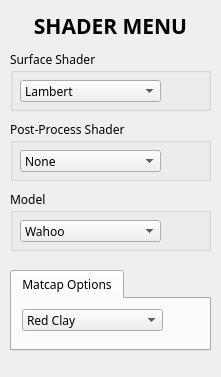
<?xml version="1.0" encoding="UTF-8"?>
<ui version="4.0">
 <class>ShaderControls</class>
 <widget class="QWidget" name="ShaderControls">
  <property name="geometry">
   <rect>
    <x>0</x>
    <y>0</y>
    <width>221</width>
    <height>377</height>
   </rect>
  </property>
  <property name="windowTitle">
   <string>Menu</string>
  </property>
  <property name="autoFillBackground">
   <bool>false</bool>
  </property>
  <widget class="QGroupBox" name="groupBox_2">
   <property name="geometry">
    <rect>
     <x>10</x>
     <y>120</y>
     <width>201</width>
     <height>61</height>
    </rect>
   </property>
   <property name="font">
    <font>
     <family>Gadugi</family>
    </font>
   </property>
   <property name="title">
    <string>Post-Process Shader</string>
   </property>
   <widget class="QComboBox" name="postprocessShaderComboBox">
    <property name="geometry">
     <rect>
      <x>10</x>
      <y>30</y>
      <width>141</width>
      <height>22</height>
     </rect>
    </property>
    <property name="font">
     <font>
      <family>Gadugi</family>
     </font>
    </property>
    <item>
     <property name="text">
      <string>None</string>
     </property>
    </item>
    <item>
     <property name="text">
      <string>Greyscale</string>
     </property>
    </item>
    <item>
     <property name="text">
      <string>Gaussian Blur</string>
     </property>
    </item>
    <item>
     <property name="text">
      <string>Sobel</string>
     </property>
    </item>
    <item>
     <property name="text">
      <string>Bloom</string>
     </property>
    </item>
    <item>
     <property name="text">
      <string>Worley Noise</string>
     </property>
    </item>
   </widget>
  </widget>
  <widget class="QLabel" name="label">
   <property name="geometry">
    <rect>
     <x>10</x>
     <y>10</y>
     <width>201</width>
     <height>31</height>
    </rect>
   </property>
   <property name="font">
    <font>
     <family>Gadugi</family>
     <pointsize>16</pointsize>
     <bold>true</bold>
    </font>
   </property>
   <property name="text">
    <string>SHADER MENU</string>
   </property>
   <property name="alignment">
    <set>Qt::AlignmentFlag::AlignCenter</set>
   </property>
  </widget>
  <widget class="QGroupBox" name="groupBox">
   <property name="geometry">
    <rect>
     <x>10</x>
     <y>50</y>
     <width>201</width>
     <height>61</height>
    </rect>
   </property>
   <property name="font">
    <font>
     <family>Gadugi</family>
    </font>
   </property>
   <property name="title">
    <string>Surface Shader</string>
   </property>
   <widget class="QComboBox" name="surfaceShaderComboBox">
    <property name="geometry">
     <rect>
      <x>10</x>
      <y>30</y>
      <width>141</width>
      <height>22</height>
     </rect>
    </property>
    <property name="font">
     <font>
      <family>Gadugi</family>
     </font>
    </property>
    <item>
     <property name="text">
      <string>Lambert</string>
     </property>
    </item>
    <item>
     <property name="text">
      <string>Blinn-Phong</string>
     </property>
    </item>
    <item>
     <property name="text">
      <string>Matcap</string>
     </property>
    </item>
    <item>
     <property name="text">
      <string>Color Gradient</string>
     </property>
    </item>
    <item>
     <property name="text">
      <string>Vertex Deformation</string>
     </property>
    </item>
   </widget>
  </widget>
  <widget class="QGroupBox" name="groupBox_3">
   <property name="geometry">
    <rect>
     <x>10</x>
     <y>190</y>
     <width>201</width>
     <height>61</height>
    </rect>
   </property>
   <property name="font">
    <font>
     <family>Gadugi</family>
    </font>
   </property>
   <property name="title">
    <string>Model</string>
   </property>
   <widget class="QComboBox" name="modelComboBox">
    <property name="geometry">
     <rect>
      <x>10</x>
      <y>30</y>
      <width>141</width>
      <height>22</height>
     </rect>
    </property>
    <property name="font">
     <font>
      <family>Gadugi</family>
     </font>
    </property>
    <item>
     <property name="text">
      <string>Wahoo</string>
     </property>
    </item>
    <item>
     <property name="text">
      <string>Moo Beast</string>
     </property>
    </item>
    <item>
     <property name="text">
      <string>Cube</string>
     </property>
    </item>
   </widget>
  </widget>
  <widget class="QTabWidget" name="tabWidget">
   <property name="geometry">
    <rect>
     <x>10</x>
     <y>270</y>
     <width>201</width>
     <height>81</height>
    </rect>
   </property>
   <property name="font">
    <font>
     <family>Gadugi</family>
    </font>
   </property>
   <property name="currentIndex">
    <number>0</number>
   </property>
   <widget class="QWidget" name="matcapTab">
    <attribute name="title">
     <string>Matcap Options</string>
    </attribute>
    <widget class="QComboBox" name="matcapComboBox">
     <property name="geometry">
      <rect>
       <x>10</x>
       <y>10</y>
       <width>141</width>
       <height>22</height>
      </rect>
     </property>
     <property name="font">
      <font>
       <family>Gadugi</family>
      </font>
     </property>
     <item>
      <property name="text">
       <string>Red Clay</string>
      </property>
     </item>
     <item>
      <property name="text">
       <string>Red Plastic</string>
      </property>
     </item>
     <item>
      <property name="text">
       <string>Chrome</string>
      </property>
     </item>
     <item>
      <property name="text">
       <string>Pearl</string>
      </property>
     </item>
     <item>
      <property name="text">
       <string>Orange-Green</string>
      </property>
     </item>
     <item>
      <property name="text">
       <string>Blue-Purple</string>
      </property>
     </item>
     <item>
      <property name="text">
       <string>Outline</string>
      </property>
     </item>
     <item>
      <property name="text">
       <string>Surface Normals</string>
      </property>
     </item>
    </widget>
   </widget>
  </widget>
 </widget>
 <resources/>
 <connections/>
</ui>
